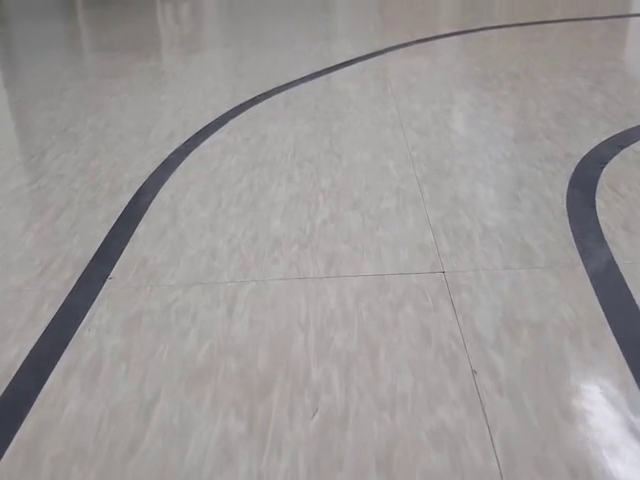
#> input picture frame 51 of pi2/ys_test/line_640x480.mp4, 640 x 480 px
$ python line_try.py
#> lines starting #> are read from the running program, lines starting #| are printed output that depends on the picture; after the words box and inside, x2 and y2 are one past the last pixel; in counts of white or black regions, pixels touching at a corner belong together
import matplotlib.pyplot as plt
import matplotlib.image as mpimg
import numpy as np
import cv2
import random
import os, sys

cap=cv2.VideoCapture('line_640x480.mp4')
fit_result, l_fit_result, r_fit_result, L_lane,R_lane = [], [], [], [], []

while True:
    ret, frame = cap.read()
#> frame is the input picture: shape (480, 640, 3); mean B, G, R 153, 153.6, 156.9
    height, width = frame.shape[:2]
#> height = 480; width = 640
    gray = cv2.cvtColor(frame, cv2.COLOR_BGR2GRAY)
    #blur = cv2.GaussianBlur(gray,(3, 3), 0)
    blur = cv2.bilateralFilter(gray,7,100,100)
    edges = cv2.Canny(blur,120,200,apertureSize=3)
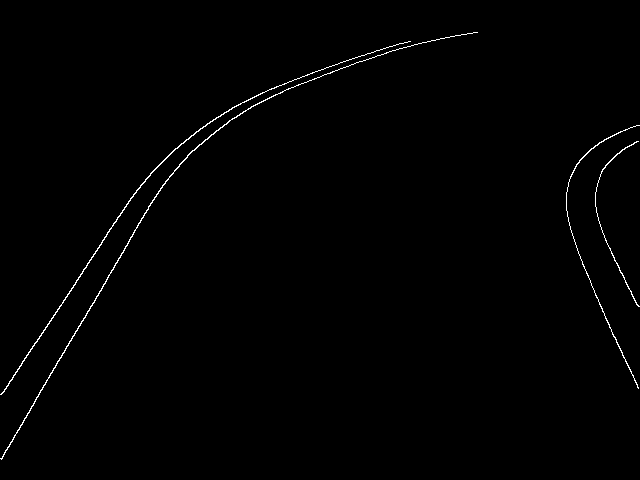
#> edges: shape (480, 640); 0.7% white in thin lines or dots, all inside (x1, y1, x2, y2) = (0, 32, 640, 460)
    lines = cv2.HoughLinesP(edges, 1, 1 * np.pi/180, 50, np.array([]), minLineLength=10, maxLineGap=20)
#> lines = 14 rows, first 6: [55, 367, 154, 197], [1, 394, 82, 273], [55, 312, 142, 183], [1, 459, 78, 326], [294, 79, 393, 45], [586, 273, 637, 384]
    line_arr = np.squeeze(lines)
#> line_arr has the same summary as lines
    slope_degree = (np.arctan2(line_arr[:,1] - line_arr[:,3], line_arr[:,0] - line_arr[:,2]) * 180) / np.pi
#> slope_degree = [120.2, 123.8, 124, 120.1, 161, -114.7, 160.1, -115.7, 140.7, -114.8, 135.7, 159.4, 155, 128.5]

    Left, Right = [], []

    for i in range(len(slope_degree)):
        if slope_degree[i]>0:
            Left.append(lines[i])
            #cv2.line(frame,(lines[i][0][0], lines[i][0][1]),(lines[i][0][2],lines[i][0][3]),(0,0,255),3)
        if slope_degree[i]<0:
            Right.append(lines[i])
#> this loop made 14 passes
#> after the loop, Left = [[[55, 367, 154, 197]], [[1, 394, 82, 273]], [[55, 312, 142, 183]], [[1, 459, 78, 326]], [[294, 79, 393, 45]], [[284, 90, 400, 48]], [[188, 154, 232, 118]], [[147, 177, 186, 139]], [[331, 72, 363, 60]], [[229, 109, 289, 81]], [[156, 194, 187, 155]]]; Right = [[[586, 273, 637, 384]], [[601, 229, 638, 306]], [[595, 295, 638, 388]]]
            #cv2.line(frame,(lines[i][0][0], lines[i][0][1]),(lines[i][0][2],lines[i][0][3]),(255,0,0),3)

    print("_________________Left___________________")
    print("Left #:", len(Left))
#| Left #: 11
    print(Left)
#> (printed output is left out)
    print("_________________Left End___________________")

    print("_________________Right___________________")
    print("Right #:", len(Right))
#| Right #: 3
    print(Right)
#| [array([[586, 273, 637, 384]], dtype=int32), array([[601, 229, 638, 306]], dtype=int32), array([[595, 295, 638, 388]], dtype=int32)]
    print("_________________Right End___________________")

    if len(Left)!=0 or len(Right)!=0:
        if len(Left)!=0:
            if len(Left)>1:
                Left_arr = np.squeeze(Left)
#> Left_arr = [[55, 367, 154, 197], [1, 394, 82, 273], [55, 312, 142, 183], [1, 459, 78, 326], [294, 79, 393, 45], [284, 90, 400, 48], [188, 154, 232, 118], [147, 177, 186, 139], [331, 72, 363, 60], [229, 109, 289, 81], [156, 194, 187, 155]]
                Left_point = [int(np.mean(Left_arr[:,0])), int(np.mean(Left_arr[:,1])), int(np.mean(Left_arr[:,2])), int(np.mean(Left_arr[:,3]))]
#> Left_point = [158, 218, 227, 147]
            else:
                Left_point = [Left[0][0][0], Left[0][0][1], Left[0][0][2], Left[0][0][3]]
            cv2.line(frame, (Left_point[0], Left_point[1]), (Left_point[2], Left_point[3]), (0,0,255),3)

        if len(Right)!=0:
            if len(Right)>1:
                Right_arr = np.squeeze(Right)
#> Right_arr = [[586, 273, 637, 384], [601, 229, 638, 306], [595, 295, 638, 388]]
                Right_point = [int(np.mean(Right_arr[:,0])), int(np.mean(Right_arr[:,1])), int(np.mean(Right_arr[:,2])), int(np.mean(Right_arr[:,3]))]
#> Right_point = [594, 265, 637, 359]
            else:
                Right_point = [Right[0][0][0], Right[0][0][1], Right[0][0][2], Right[0][0][3]]
            cv2.line(frame, (Right_point[0], Right_point[1]), (Right_point[2], Right_point[3]), (255,0,0),3)
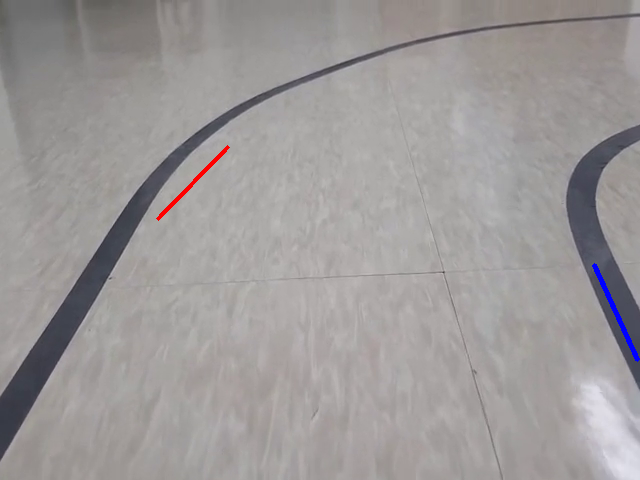
#> frame: shape (480, 640, 3); mean B, G, R 153, 153.2, 156.9

    cv2.imshow('result',frame)

    if cv2.waitKey(1) & 0xFF == ord('q'):
#> (key q is pressed here)
        break

cap.release()
cv2.destroyAllWindows()


"""
    for i in range(len(slope_degree)):
        if slope_degree[i]>0:
            Left_arr = np.squeeze(Left)
            cv2.line(frame,(int(np.mean(Left_arr[:,0])), int(np.mean(Left_arr[:,1]))),(int(np.mean(Left_arr[:,2])), int(np.mean(Left_arr[:,3]))),(0,0,255),3)
        if slope_degree[i]<0:
            Right_arr = np.squeeze(Right)
            cv2.line(frame,(int(np.mean(Right_arr[:,0])), int(np.mean(Right_arr[:,1]))),(int(np.mean(Right_arr[:,2])), int(np.mean(Right_arr[:,3]))),(255,0,0),3)
"""

$ run again, starting later in the video
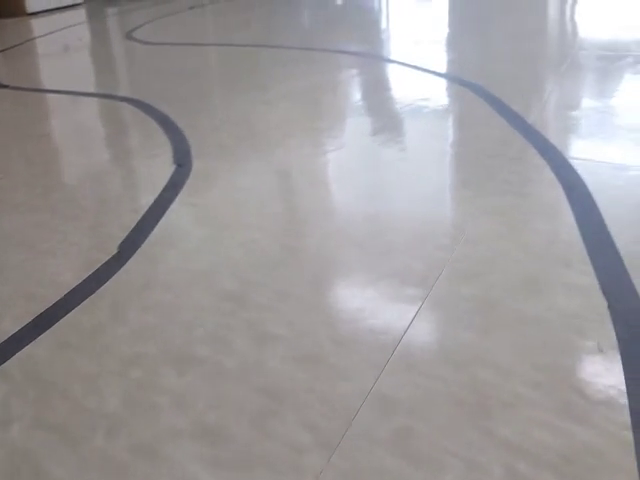
#> input picture frame 229 of pi2/ys_test/line_640x480.mp4, 640 x 480 px
#> frame is the input picture: shape (480, 640, 3); mean B, G, R 156.5, 155, 158
#> `edges = cv2.Canny(blur,120,200,apertureSize=3)`:
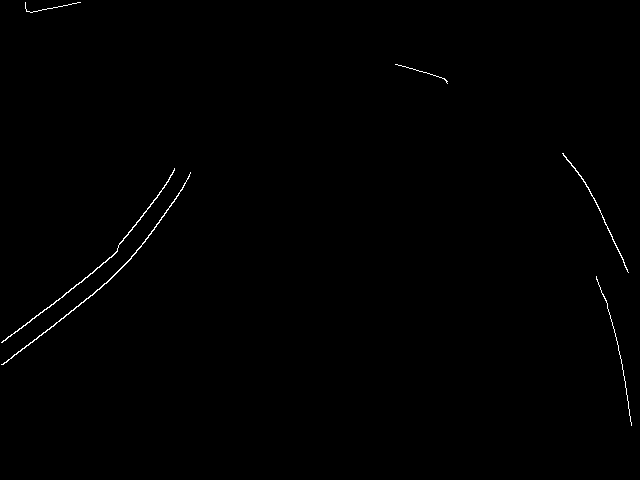
#> edges: shape (480, 640); 0.38% white in thin lines or dots, all inside (x1, y1, x2, y2) = (1, 2, 632, 426)
#> lines = [[5, 340, 106, 261], [2, 364, 108, 281], [106, 260, 168, 181], [588, 187, 628, 272], [140, 247, 185, 183], [621, 359, 631, 423], [3, 364, 99, 289]]
#> line_arr has the same summary as lines
#> slope_degree = [142, 141.9, 128.1, -115.2, 125.1, -98.88, 142]
#> the loop `for i in range(len(slope_degree)):` made 7 passes
#> after the loop `for i in range(len(slope_degree)):`: Left = [[[5, 340, 106, 261]], [[2, 364, 108, 281]], [[106, 260, 168, 181]], [[140, 247, 185, 183]], [[3, 364, 99, 289]]]; Right = [[[588, 187, 628, 272]], [[621, 359, 631, 423]]]
#| Left #: 5
#| [array([[  5, 340, 106, 261]], dtype=int32), array([[  2, 364, 108, 281]], dtype=int32), array([[106, 260, 168, 181]], dtype=int32), array([[140, 247, 185, 183]], dtype=int32), array([[  3, 364,  99, 289]], dtype=int32)]
#| Right #: 2
#| [array([[588, 187, 628, 272]], dtype=int32), array([[621, 359, 631, 423]], dtype=int32)]
#> Left_arr = [[5, 340, 106, 261], [2, 364, 108, 281], [106, 260, 168, 181], [140, 247, 185, 183], [3, 364, 99, 289]]
#> Left_point = [51, 315, 133, 239]
#> Right_arr = [[588, 187, 628, 272], [621, 359, 631, 423]]
#> Right_point = [604, 273, 629, 347]
#> `cv2.line(frame, (Right_point[0], Right_point[1]), (Right_point[2], Rig..`:
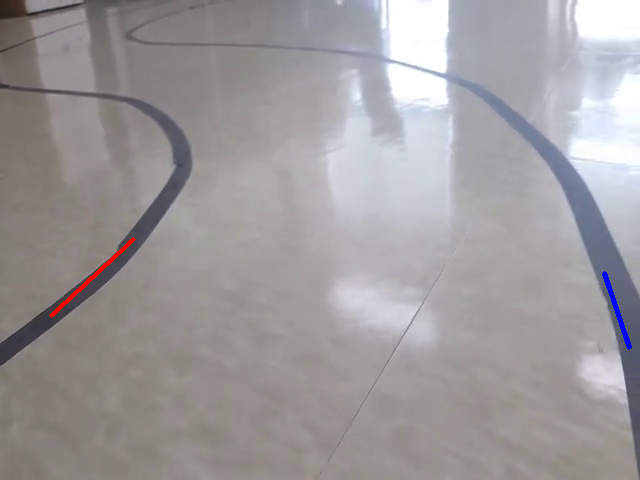
#> frame: shape (480, 640, 3); mean B, G, R 156.6, 154.8, 158.2

$ run again, starting later in the video
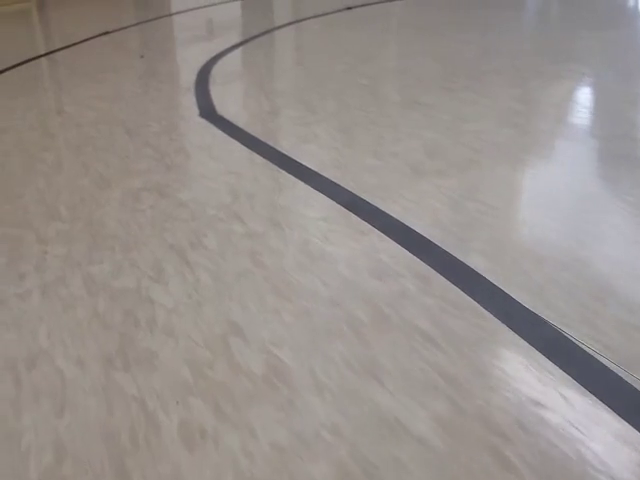
#> input picture frame 408 of pi2/ys_test/line_640x480.mp4, 640 x 480 px
#> frame is the input picture: shape (480, 640, 3); mean B, G, R 140.7, 144.5, 151.3
#> `edges = cv2.Canny(blur,120,200,apertureSize=3)`:
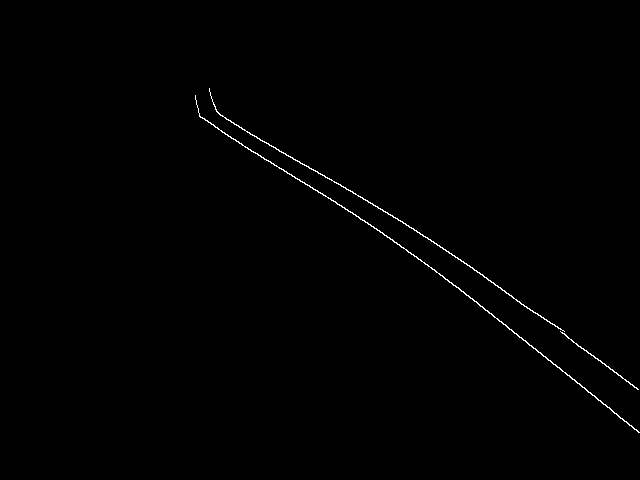
#> edges: shape (480, 640); 0.48% white in thin lines or dots, all inside (x1, y1, x2, y2) = (195, 88, 640, 433)
#> lines = [[413, 254, 609, 407], [215, 127, 382, 232], [561, 332, 637, 388], [225, 118, 402, 221], [422, 234, 565, 334], [373, 205, 420, 233], [389, 237, 418, 259], [242, 129, 413, 228], [472, 298, 638, 432], [199, 116, 217, 127], [200, 117, 358, 216]]
#> line_arr has the same summary as lines
#> slope_degree = [-142, -147.8, -143.6, -149.8, -145, -149.2, -142.8, -149.9, -141.1, -148.6, -147.9]
#> the loop `for i in range(len(slope_degree)):` made 11 passes
#> after the loop `for i in range(len(slope_degree)):`: Left = []; Right = 11 items, first 6: [[413, 254, 609, 407]], [[215, 127, 382, 232]], [[561, 332, 637, 388]], [[225, 118, 402, 221]], [[422, 234, 565, 334]], [[373, 205, 420, 233]]
#| Left #: 0
#| Right #: 11
#> (printed output is left out)
#> Right_arr has the same summary as lines
#> Right_point = [337, 197, 459, 279]
#> `cv2.line(frame, (Right_point[0], Right_point[1]), (Right_point[2], Rig..`:
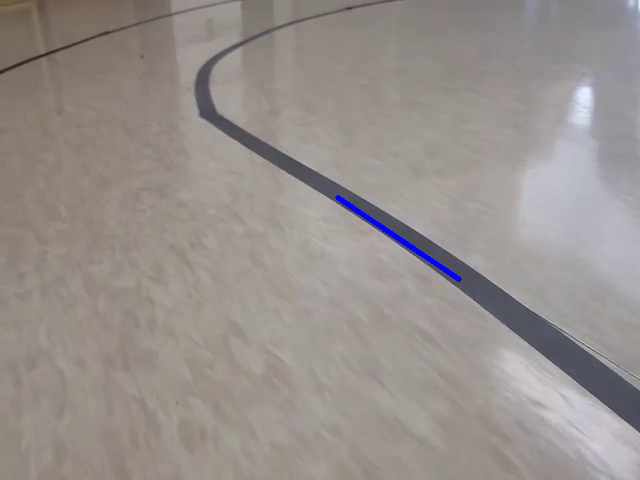
#> frame: shape (480, 640, 3); 0.25% of pixels changed, all inside (x1, y1, x2, y2) = (335, 195, 462, 282)
